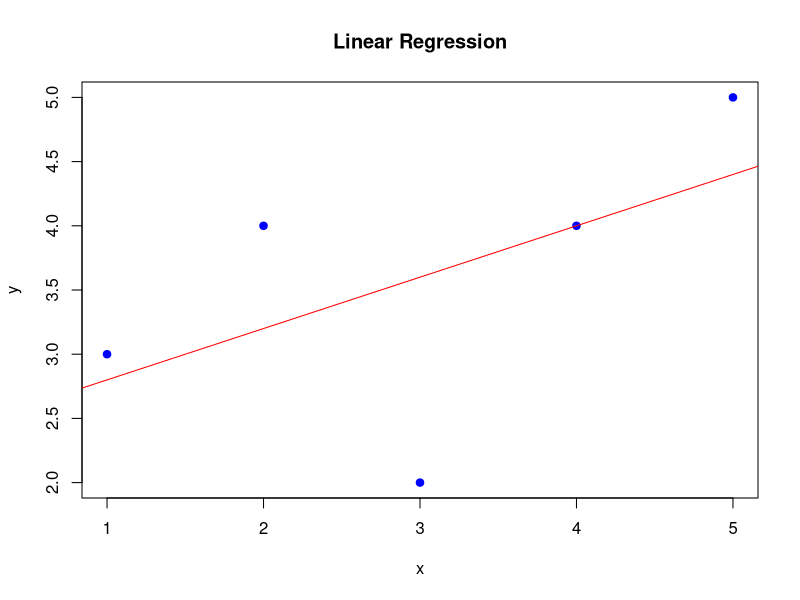

The R source for this figure:
# Create a vector 'x' containing values from 1 to 5
x <- c(1, 2, 3, 4, 5)

# Create a vector 'y' containing some arbitrary values
y <- c(3, 4, 2, 4, 5)

# Fit a linear regression model with 'y' as the response variable and 'x' as the predictor
model <- lm(y ~ x)

# Summarize the linear model to obtain statistical details
summary(model)

# Extract the R-squared value from the model summary
r_squared <- summary(model)$r.squared

# Print the R-squared value, rounded to 4 decimal places
print(paste("R-squared: ", round(r_squared, 4)))

# Create a scatter plot of 'x' vs 'y'
plot(x, y,
     main = "Linear Regression",    # Title of the plot
     xlab = "x",                    # Label for the x-axis
     ylab = "y",                    # Label for the y-axis
     pch = 19,                      # Type of point to plot (solid circle)
     col = "blue")                  # Color of the points

# Add the regression line to the plot in red
abline(model, col = "red")
